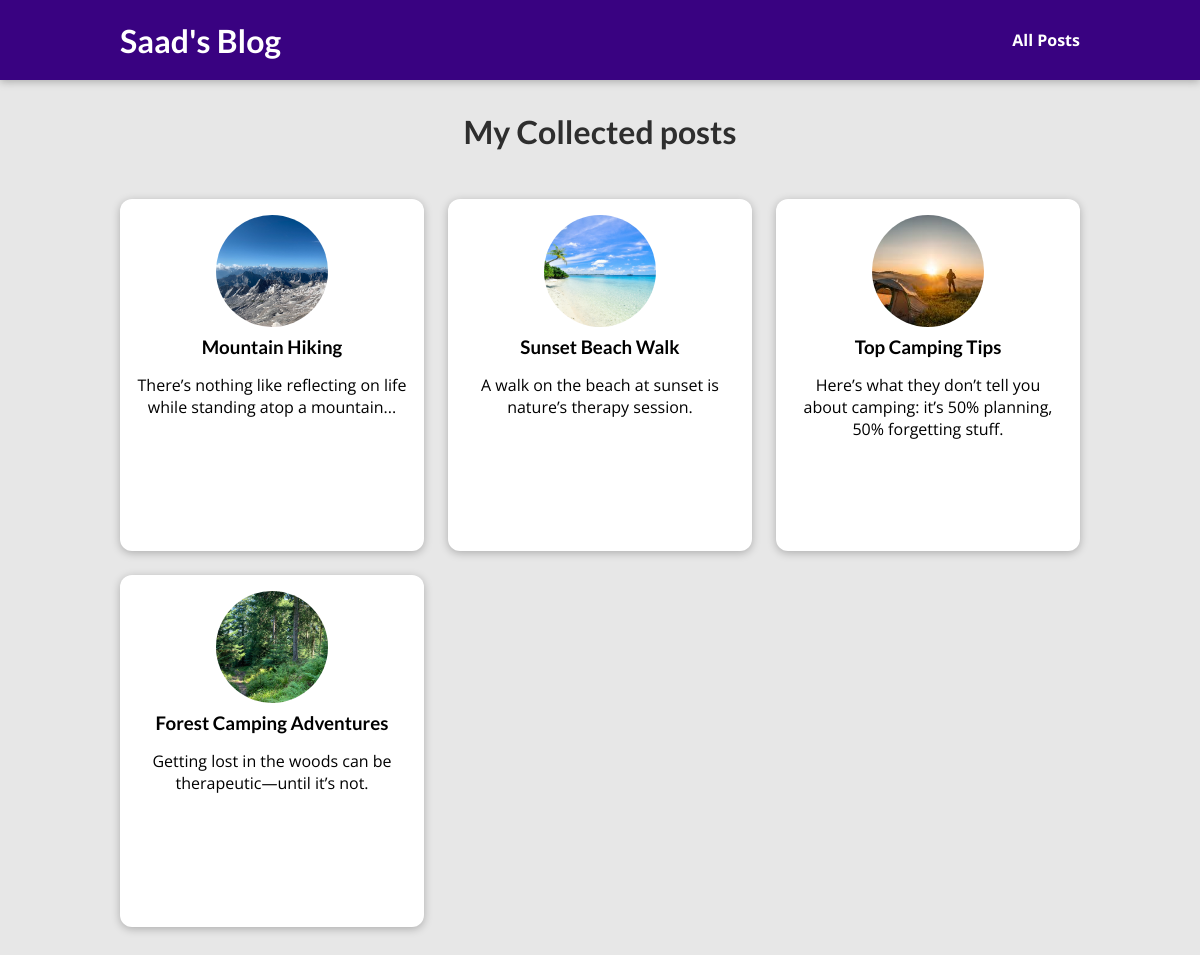
/posts/, run on the app's committed database.
### blog/models.py (models this page shows, shortened)
class Post(models.Model):
    title = models.CharField(max_length=50)
    excerpt = models.CharField(max_length=100)
    image_name = models.CharField(max_length=50)
    date = models.DateField(auto_now=True)
    slug = models.SlugField(unique=True, db_index=True)
    content = models.TextField(validators=[MinLengthValidator(10)])
    author = models.ForeignKey(Author, null=True, on_delete=models.CASCADE, related_name="Posts")
    tags = models.ManyToManyField(Tag)

### blog/views.py (the view)
# urls.py: path("posts/", views.posts, name='posts-page'),
def posts(request):
    all_posts = Post.objects.all().order_by('date')
    return render(request, 'blog/all-posts.html', {"posts":all_posts})

### blog/templates/blog/all-posts.html (shortened to what this page needs)
{% extends "base.html" %}
{% load static %}
{% block css_files %}
    <link rel="stylesheet" href="{% static "/blog/post.css" %}">
    <link rel="stylesheet" href="{% static "blog/all-posts.css" %}">
{% endblock  %}
{% block content %}
    <section id="all-posts">
        <h2>My Collected posts</h2>
        <ul>
            {% for post in posts %}
                {% include "blog/includes/post.html" %}
            {% endfor %}
        </ul>
    </section>
{% endblock  %}

### blog/templates/blog/includes/post.html
{% load static %}
<li>
    <article class="post">
        <a href="{% url "posts-detaial-page" post.slug %}">
            <img src="{% static "blog/images/"|add:post.image_name %}" alt="{{post.image_name}}">
            <div class="post__content">
                <h3>{{post.title}}</h3>
                <p>
                    {{post.excerpt}}
                </p>
            </div>
        </a>
    </article>
</li>

### static/app.css (style rules this page uses)
* { box-sizing: border-box; }
html { font-family: 'Open Sans', 'Lato', sans-serif; }
body { margin: 0; }
h1, h2, h3 { font-family: 'Lato', sans-serif; font-weight: bold; }

### blog/static/blog/post.css (style rules this page uses)
.post { display: flex; flex-direction: column; align-items: center; text-align: center; }
.post a { text-decoration: none; color: black; transition: all 0.2s ease; padding: 1rem; }
.post img { width: 5rem; height: 5rem; object-fit: cover; border-radius: 50%; }
.post h3 { margin: 0.25rem 0; }

### blog/static/blog/all-posts.css (style rules this page uses)
body { background-color: #e7e7e7; }
#all-posts { margin: 7rem auto; width: 90%; max-width: 60rem; }
#all-posts h2 { text-align: center; font-size: 2rem; color: #2e2e2e; margin: 3rem 0; }
ul { list-style: none; margin: 0; padding: 0; display: grid; grid-template-columns: repeat(auto-fill, minmax(17rem, 1fr)); gap: 1.5rem; }
.post img { width: 7rem; height: 7rem; }
.post a { height: 22rem; transform-origin: center; box-shadow: 0 2px 8px rgba(0, 0, 0, 0.25); border-radius: 12px; background-color: white; }

### data on the page
Post: image_name (picture), title "Mountain Hiking", excerpt "There’s nothing like reflecting on life while standing atop a mountain..."
Post: image_name (picture), title "Sunset Beach Walk", excerpt "A walk on the beach at sunset is nature’s therapy session."
Post: image_name (picture), title "Top Camping Tips", excerpt "Here’s what they don’t tell you about camping: it’s 50% planning, 50% forgetting stuff."
Post: image_name (picture), title "Forest Camping Adventures", excerpt "Getting lost in the woods can be therapeutic—until it’s not."
